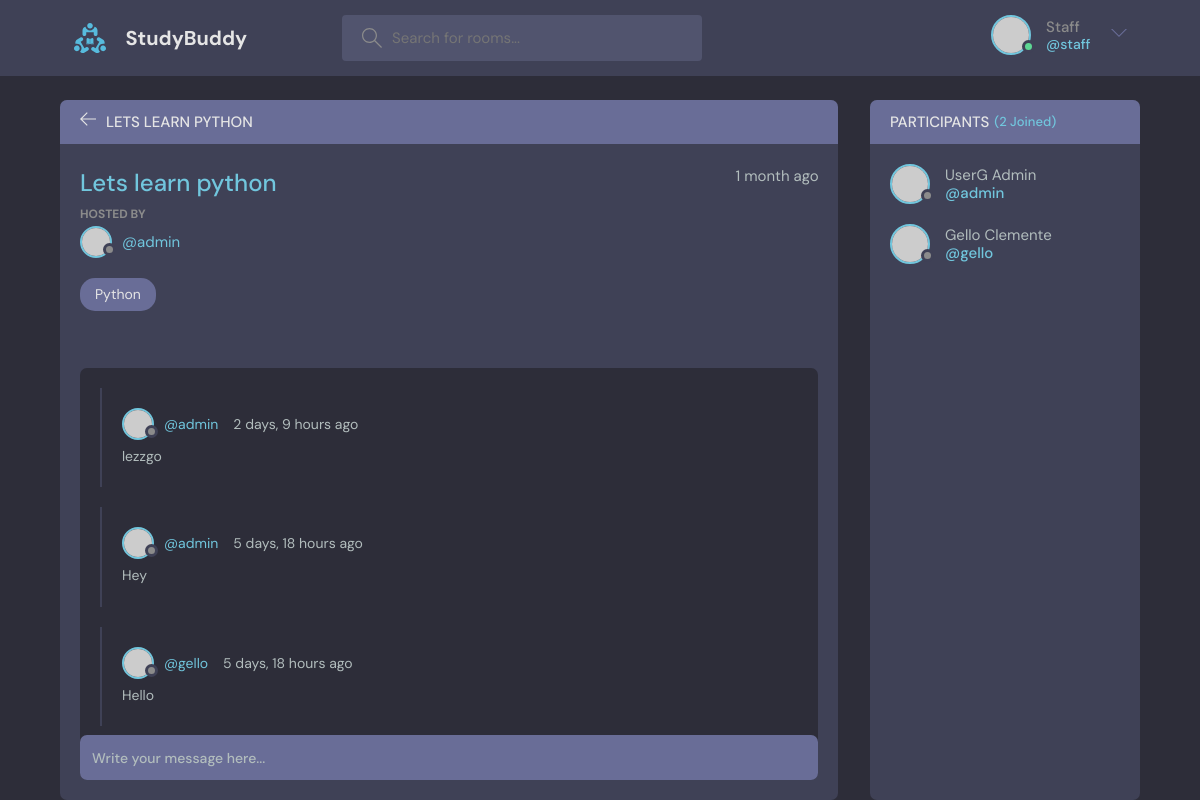
/room/1/ (signed in), run on the app's committed database.
### base/models.py (models this page shows, shortened)
class Room(models.Model):
    host = models.ForeignKey(User, on_delete=models.SET_NULL, null=True)
    topic = models.ForeignKey(Topic, on_delete = models.SET_NULL, null=True)
    name = models.CharField(max_length=200)
    description = models.TextField(blank=True, null=True)
    participants = models.ManyToManyField(User, related_name='participants', blank=True)
    updated = models.DateTimeField(auto_now=True)
    created = models.DateTimeField(auto_now_add=True)
    class Meta:
        ordering = ['-updated', '-created']

class Topic(models.Model):
    name = models.CharField(max_length=200)
    def __str__(self):
        return self.name

class Message(models.Model):
    user = models.ForeignKey(User, on_delete=models.CASCADE)
    room = models.ForeignKey(Room, on_delete=models.CASCADE)
    body = models.TextField()
    updated = models.DateTimeField(auto_now=True)
    created = models.DateTimeField(auto_now_add=True)
    class Meta:
        ordering = ['-updated', '-created']
    def __str__(self):
        return self.body[0:50]

### base/views.py (the view)
# urls.py: path('room/<str:pk>/',views.room, name="room"),
def room(request, pk):
    room= Room.objects.get(id=pk)
    room_messages = room.message_set.all()
    participants = room.participants.all()
    if request.method == 'POST':
        message = request.POST.get('body')
        Message.objects.create(room=room, user=request.user, body=message)
        room.participants.add(request.user)
        return redirect('room', pk=pk)
    context = {'room': room, 'room_messages': room_messages, 'participants': participants}
    return render(request, 'base/room.html', context)

### base/templates/base/room.html (shortened to what this page needs)
{% extends 'main.html' %}
{% block content %}
<main class="profile-page layout layout--2">
  <div class="container">
    <div class="room">
      <div class="room__top">
        <div class="room__topLeft">
          <a href="{% url 'home' %}">
            <svg version="1.1" xmlns="http://www.w3.org/2000/svg" width="32" height="32" viewBox="0 0 32 32">
              <title>arrow-left</title>
              <path
                d="M13.723 2.286l-13.723 13.714 13.719 13.714 1.616-1.611-10.96-10.96h27.625v-2.286h-27.625l10.965-10.965-1.616-1.607z"
              ></path>
            </svg>
          </a>
          <h3>{{room.name}}</h3>
        </div>
      </div>
      <div class="room__box scroll">
        <div class="room__header scroll">
          <div class="room__info">
            <h3>{{room.name}}</h3>
            <span>{{room.created|timesince}} ago</span>
          </div>
          <div class="room__hosted">
            <p>Hosted By</p>
            <a href="{% url 'user-profile' room.host.id %}" class="room__author">
              <div class="avatar avatar--small">
                <img src="https://randomuser.me/api/portraits/men/37.jpg" />
              </div>
              <span>@{{room.host.username}}</span>
            </a>
          </div>
          <span class="room__topics">{{room.topic}}</span>
        </div>
        <div class="room__conversation">
          <div class="threads scroll">
            {% for message in room_messages %}
            <div class="thread">
              <div class="thread__top">
                <div class="thread__author">
                  <a href="{% url 'user-profile' message.user.id %}" class="thread__authorInfo">
                    <div class="avatar avatar--small">
                      <img src="https://randomuser.me/api/portraits/men/37.jpg" />
                    </div>
                    <span>@{{message.user.username}}</span>
                  </a>
                  <span class="thread__date">{{message.created|timesince}} ago</span>
                </div>
              </div>
              <div class="thread__details">
                {{message}}
              </div>
            </div>
            {% endfor %}
          </div>
        </div>
      </div>
       {% if request.user.is_authenticated %}
      <div class="room__message">
        <form method="POST" action=""> {% csrf_token %} <input type="text" name="body" placeholder="Write your message here..." /></form>
      </div>
      {% endif %}
    </div>
    <div class="participants">
      <h3 class="participants__top">Participants <span>({{participants.count}} Joined)</span></h3>
      <div class="participants__list scroll">
        {% for user in participants%}
        <a href="{% url 'user-profile' user.id %}" class="participant">
          <div class="avatar avatar--medium">
            <img src="https://randomuser.me/api/portraits/men/37.jpg" />
          </div>
          <p>
            {{user.first_name}} {{user.last_name}}
            <span>@{{user.username}}</span>
          </p>
        </a>
        {% endfor %}
      </div>
    </div>
  </div>
</main>
{% endblock %}

### templates/navbar.html (shortened to what this page needs)
{% load static %}
<header class="header header--loggedIn">
    <div class="container">
      <a href="{% url 'home' %}" class="header__logo">
        <img src="{% static 'images/logo.svg' %}" />
        <h1>StudyBuddy</h1>
      </a>
      <form class="header__search" method="GET" action="{% url 'home' %}">
        <label>
          <input name="q" placeholder="Search for rooms..." />
        </label>
      </form>
      <nav class="header__menu">
        {% if request.user.is_authenticated %}
        <div class="header__user">
          <a href="{% url 'user-profile' request.user.id%}">
            <div class="avatar avatar--medium active">
              <img src="https://randomuser.me/api/portraits/men/37.jpg" />
            </div>
            <p>{{request.user.first_name}} <span>@{{request.user.username}}</span></p>
          </a>
          <button class="dropdown-button">
            <svg version="1.1" xmlns="http://www.w3.org/2000/svg" width="32" height="32" viewBox="0 0 32 32">
              <title>chevron-down</title>
              <path d="M16 21l-13-13h-3l16 16 16-16h-3l-13 13z"></path>
            </svg>
          </button>
        </div>
        {% else %}
        <a href="{% url 'login' %}">
          <img src="{% static 'images/avatar.svg' %}" />
          <p>Login</p>
        </a>
        {% endif %}
      </nav>
    </div>
  </header>

### data on the page
Room: name "LETS LEARN PYTHON", name "Lets learn python", created "1 month", host.username "admin", topic "Python"
Message: user.username "admin", created "2 days, 9 hours", body "lezzgo"
Message: user.username "admin", created "5 days, 18 hours", body "Hey"
Message: user.username "gello", created "5 days, 18 hours", body "Hello"

### other printed values
{{ request.user.first_name }} "Staff"
{{ request.user.username }} "staff"
{{ participants.count }} "2"
{{ user.first_name }} "UserG"
{{ user.last_name }} "Admin"
{{ user.username }} "admin"
{{ user.first_name }} "Gello"
{{ user.last_name }} "Clemente"
{{ user.username }} "gello"
